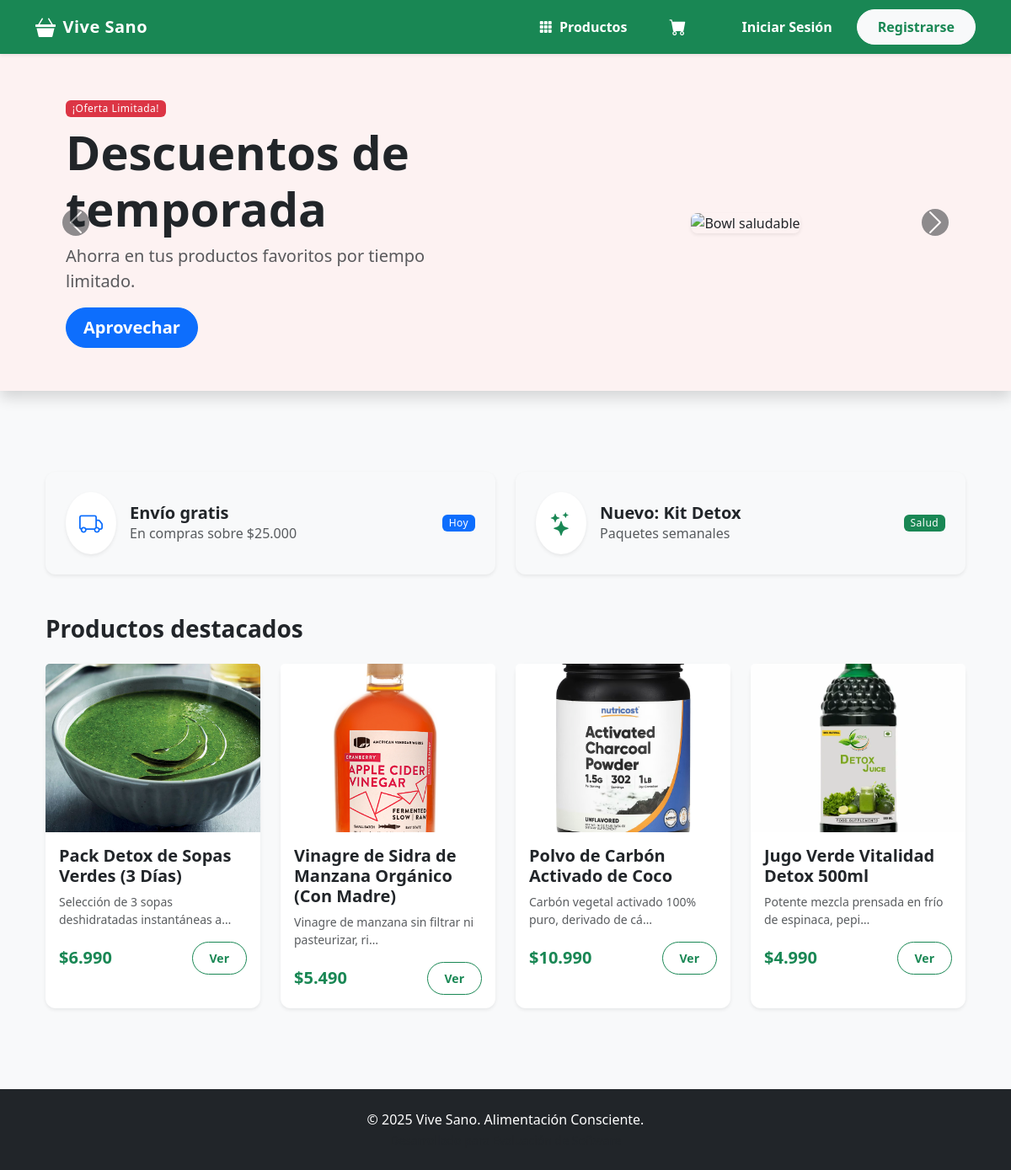
The page / on the database its author committed.
### gestion/models.py (models this page shows, shortened)
class Producto(models.Model):
    nombre = models.CharField(max_length=100)
    descripcion = models.TextField(blank=True, null=True)
    precio = models.DecimalField(max_digits=10, decimal_places=2) # Usamos Decimal para dinero
    stock = models.IntegerField(default=0)
    categoria = models.CharField(max_length=50, blank=True)
    imagen = models.ImageField(upload_to='productos/', null=True, blank=True)

### core/views.py (the view)
# urls.py: path('', views.home, name='home'),
def home(request):
    productos_destacados = Producto.objects.filter(stock__gt=0).order_by('-id')[:4]
    return render(request, 'core/home.html', {'productos': productos_destacados})

### core/context_processors.py (called while the page is built, shortened)
def contadores_globales(request):
    data = {
        'cant_logistica': 0,
        'cant_atencion': 0
    }
    return data

### core/templatetags/filtros_extra.py (called while the page is built)
@register.filter
def clp(value):
    try:
        value = int(value) # Quitamos decimales (.00)
        return "${:,.0f}".format(value).replace(",", ".")
    except (ValueError, TypeError):
        return value

### core/templates/core/home.html (shortened to what this page needs)
{% extends 'base.html' %}
{% load filtros_extra %}
{% block carousel %}
<div id="heroCarousel" class="carousel slide shadow mb-5" data-bs-ride="carousel">
  <div class="carousel-inner">
    <div class="carousel-item active" style="height: 400px; background-color: #fdf2f2;">
      <div class="d-flex align-items-center justify-content-center h-100">
        <div class="container">
            <div class="row align-items-center">
                <div class="col-md-6 p-5">
                    <span class="badge bg-danger mb-2">¡Oferta Limitada!</span>
                    <h1 class="display-4 fw-bold text-dark">Descuentos de temporada</h1>
                    <p class="lead text-muted">Ahorra en tus productos favoritos por tiempo limitado.</p>
                    <a href="{% url 'core:catalogo' %}" class="btn btn-primary btn-lg">Aprovechar</a>
                </div>
                <div class="col-md-6 text-center">
                    <img src="https://images.unsplash.com/photo-1512621776951-a57141f2eefd?ixlib=rb-4.0.3&auto=format&fit=crop&w=600&q=80"
                         class="img-fluid rounded-3 shadow-sm" alt="Bowl saludable" style="max-height: 350px;">
                </div>
            </div>
        </div>
      </div>
    </div>
  </div>
  <button class="carousel-control-prev" type="button" data-bs-target="#heroCarousel" data-bs-slide="prev">
    <span class="carousel-control-prev-icon bg-dark rounded-circle" aria-hidden="true"></span>
  </button>
  <button class="carousel-control-next" type="button" data-bs-target="#heroCarousel" data-bs-slide="next">
    <span class="carousel-control-next-icon bg-dark rounded-circle" aria-hidden="true"></span>
  </button>
</div>
{% endblock %}
{% block content %}
<section class="container pb-5">
  <div class="row g-4 mb-5">
      <div class="col-md-6">
          <div class="card border-0 shadow-sm bg-light">
              <div class="card-body d-flex align-items-center p-4">
                  <div class="bg-white p-3 rounded-circle me-3 shadow-sm"><i class="bi bi-truck fs-3 text-primary"></i></div>
                  <div><h5 class="fw-bold mb-0">Envío gratis</h5><p class="mb-0 text-muted">En compras sobre $25.000</p></div>
                  <span class="badge bg-primary ms-auto">Hoy</span>
              </div>
          </div>
      </div>
      <div class="col-md-6">
          <div class="card border-0 shadow-sm bg-light">
              <div class="card-body d-flex align-items-center p-4">
                  <div class="bg-white p-3 rounded-circle me-3 shadow-sm"><i class="bi bi-stars fs-3 text-success"></i></div>
                  <div><h5 class="fw-bold mb-0">Nuevo: Kit Detox</h5><p class="mb-0 text-muted">Paquetes semanales</p></div>
                  <span class="badge bg-success ms-auto">Salud</span>
              </div>
          </div>
      </div>
  </div>
  <h3 class="mb-4 fw-bold">Productos destacados</h3>
  <div class="row row-cols-1 row-cols-md-2 row-cols-lg-4 g-4">
    {% for prod in productos %}
    <div class="col">
      <div class="card h-100 border-0 shadow-sm">
        {% if prod.imagen %}
            <img src="{{ prod.imagen.url }}" class="card-img-top" alt="{{ prod.nombre }}" style="height: 200px; object-fit: cover;">
        {% else %}
            <div class="bg-secondary bg-opacity-10 d-flex align-items-center justify-content-center" style="height: 200px;">
                <i class="bi bi-basket display-1 text-secondary opacity-25"></i>
            </div>
        {% endif %}
        <div class="card-body">
          <h5 class="card-title fw-bold">{{ prod.nombre }}</h5>
          <p class="card-text text-muted small">{{ prod.descripcion|truncatechars:50|default:"Sin descripción" }}</p>
          <div class="d-flex justify-content-between align-items-center mt-3">
              <span class="fs-5 fw-bold text-success">{{ prod.precio|clp }}</span>
              <a href="{% url 'core:detalle' prod.id %}" class="btn btn-sm btn-outline-success rounded-pill">Ver</a>
          </div>
        </div>
      </div>
    </div>
    {% empty %}
    <div class="col-12 text-center py-5">
        <p class="text-muted">No hay productos destacados aún.</p>
    </div>
    {% endfor %}
  </div>
</section>
{% endblock %}

### static/css/styles.css (style rules this page uses)
body { background-color: #f8f9fa; font-family: 'Segoe UI', Tahoma, Geneva, Verdana, sans-serif; }
.card { border: none; border-radius: 12px; transition: transform 0.2s ease, box-shadow 0.2s ease; }
.btn { border-radius: 50px; padding: 8px 20px; font-weight: 600; }
.badge { font-weight: 500; letter-spacing: 0.5px; }
#heroCarousel .carousel-item { min-height: 400px; }

### rows shown on the page
Producto: imagen (picture), nombre "Pack Detox de Sopas Verdes (3 Días)", descripcion "Selección de 3 sopas deshidratadas instantáneas a…", precio|clp "$6.990"
Producto: imagen (picture), nombre "Vinagre de Sidra de Manzana Orgánico (Con Madre)", descripcion "Vinagre de manzana sin filtrar ni pasteurizar, ri…", precio|clp "$5.490"
Producto: imagen (picture), nombre "Polvo de Carbón Activado de Coco", descripcion "Carbón vegetal activado 100% puro, derivado de cá…", precio|clp "$10.990"
Producto: imagen (picture), nombre "Jugo Verde Vitalidad Detox 500ml", descripcion "Potente mezcla prensada en frío de espinaca, pepi…", precio|clp "$4.990"
